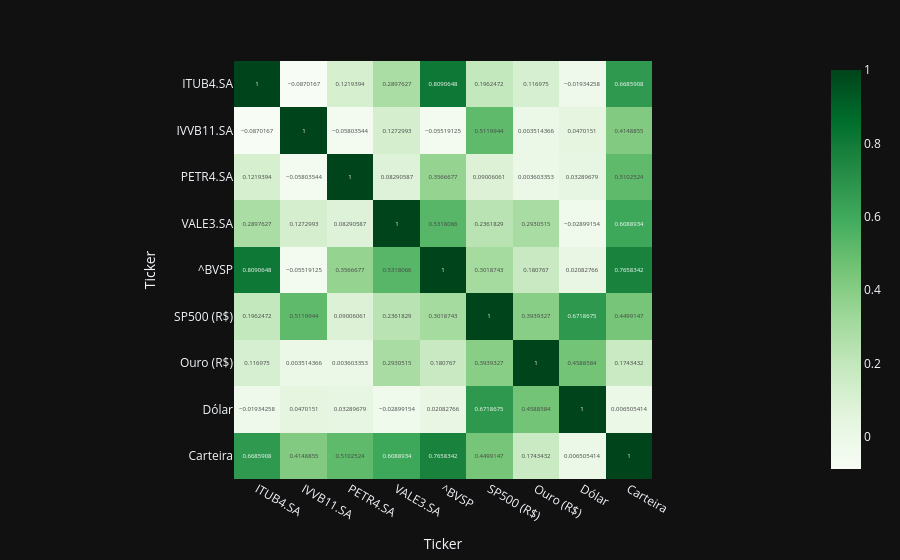

Notebook cell for this chart:
### Markdown cell above
### Parte 3: Análise de Risco

### Code cell
import numpy as np

# correlação
df_cotacoes["Carteira"] = df_carteira["Total"]

# rentabilidade diária -> função logaritmica
tabela_rentabilidade_diaria = df_cotacoes / df_cotacoes.shift(1)
tabela_rentabilidade_diaria = np.log(tabela_rentabilidade_diaria).dropna()
tabela_correlacao = tabela_rentabilidade_diaria.corr()

grafico_correlacao = px.imshow(tabela_correlacao, text_auto=True, color_continuous_scale="greens")
grafico_correlacao.update_layout(template="plotly_dark")
grafico_correlacao.show()

# variância do retornos diários do ativo (aplicando a função logarítmica)
tabela_volatilidade = tabela_rentabilidade_diaria.std() * np.sqrt(252)

display(tabela_volatilidade)

### Figure 1 — Plotly figure (JSON) as saved in the notebook; plotly's stock layout.template omitted (floating-point values rounded to 4 significant figures)
{"data": [{"coloraxis": "coloraxis", "hovertemplate": "Ticker: %{x}<br>Ticker: %{y}<br>color: %{z}<extra></extra>", "name": "0", "texttemplate": "%{z}", "type": "heatmap", "x": ["ITUB4.SA", "IVVB11.SA", "PETR4.SA", "VALE3.SA", "^BVSP", "SP500 (R$)", "Ouro (R$)", "Dólar", "Carteira"], "xaxis": "x", "y": ["ITUB4.SA", "IVVB11.SA", "PETR4.SA", "VALE3.SA", "^BVSP", "SP500 (R$)", "Ouro (R$)", "Dólar", "Carteira"], "yaxis": "y", "z": [[1.0, -0.08702, 0.1219, 0.2898, 0.8091, 0.1962, 0.117, -0.01934, 0.6686], [-0.08702, 1.0, -0.05804, 0.1273, -0.05519, 0.512, 0.003514, 0.04702, 0.4149], [0.1219, -0.05804, 1.0, 0.08291, 0.3567, 0.09006, 0.003603, 0.0329, 0.5103], [0.2898, 0.1273, 0.08291, 1.0, 0.5318, 0.2362, 0.2931, -0.02899, 0.6089], [0.8091, -0.05519, 0.3567, 0.5318, 1.0, 0.3019, 0.1808, 0.02083, 0.7658], [0.1962, 0.512, 0.09006, 0.2362, 0.3019, 1.0, 0.3939, 0.6719, 0.4499], [0.117, 0.003514, 0.003603, 0.2931, 0.1808, 0.3939, 1.0, 0.4589, 0.1743], [-0.01934, 0.04702, 0.0329, -0.02899, 0.02083, 0.6719, 0.4589, 1.0, 0.006505], [0.6686, 0.4149, 0.5103, 0.6089, 0.7658, 0.4499, 0.1743, 0.006505, 1.0]]}], "layout": {"coloraxis": {"autocolorscale": false, "colorscale": [[0, "rgb(247,252,245)"], [0.125, "rgb(229,245,224)"], [0.25, "rgb(199,233,192)"], [0.375, "rgb(161,217,155)"], [0.5, "rgb(116,196,118)"], [0.625, "rgb(65,171,93)"], [0.75, "rgb(35,139,69)"], [0.875, "rgb(0,109,44)"], [1, "rgb(0,68,27)"]]}, "margin": {"t": 60}, "xaxis": {"anchor": "y", "constrain": "domain", "domain": [0, 1], "scaleanchor": "y", "title": {"text": "Ticker"}}, "yaxis": {"anchor": "x", "autorange": "reversed", "constrain": "domain", "domain": [0, 1], "title": {"text": "Ticker"}}}}
